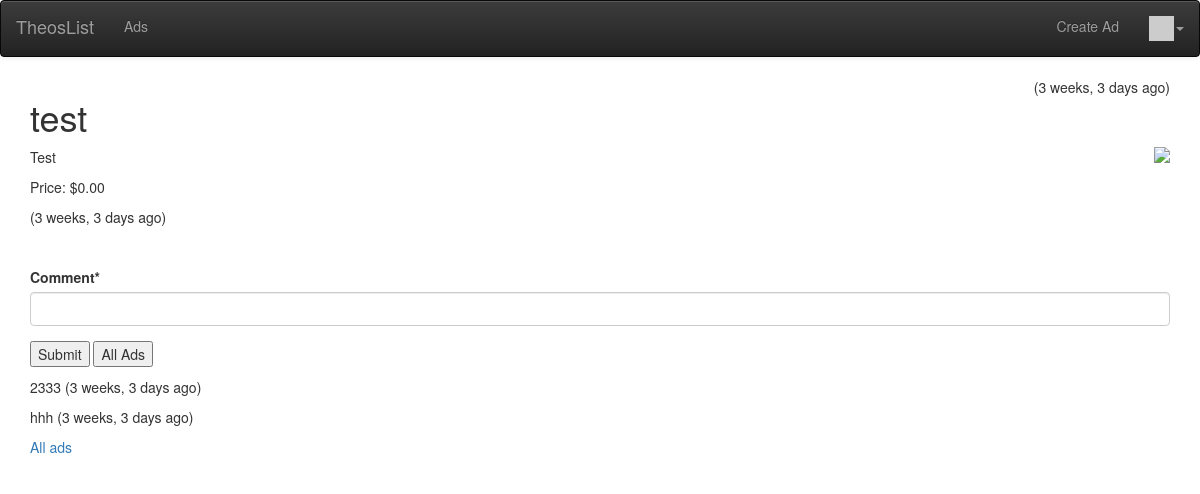
The app's page /ad/5 (signed in), older data.
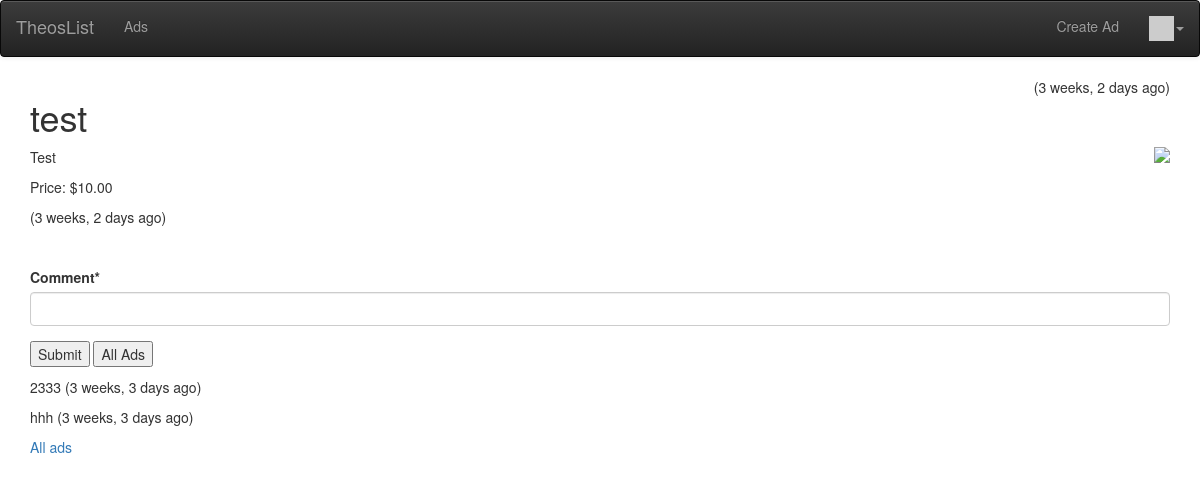
The same page, newer data.
### ads/models.py (models this page shows, shortened)
class Ad(models.Model) :
    title = models.CharField(
            max_length=200,
            validators=[MinLengthValidator(2, "Title must be greater than 2 characters")]
    )
    price = models.DecimalField(max_digits=7, decimal_places=2, null=True)
    text = models.TextField()
    owner = models.ForeignKey(settings.AUTH_USER_MODEL, on_delete=models.CASCADE)
    comments = models.ManyToManyField(settings.AUTH_USER_MODEL,
        through='Comment', related_name='comments_owned')
    picture = models.BinaryField(null=True, editable=True)
    content_type = models.CharField(max_length=256, null=True, help_text='The MIMEType of the file')
    created_at = models.DateTimeField(auto_now_add=True)
    updated_at = models.DateTimeField(auto_now=True)
    favorites = models.ManyToManyField(settings.AUTH_USER_MODEL,
        through='Fav', related_name='favorite_ads')

### ads/views.py (the view)
# urls.py: path('ad/<int:pk>', views.AdDetailView.as_view(), name='ad_detail'),
class AdDetailView(OwnerDetailView):
    model = Ad
    template_name = "ads/ad_detail.html"
    def get(self, request, pk) :
        ad = Ad.objects.get(id=pk)
        comments = Comment.objects.filter(ad=ad).order_by('-updated_at')
        comment_form = CommentForm()
        context = { 'ad' : ad, 'comments': comments, 'comment_form': comment_form }
        return render(request, self.template_name, context)

### ads/forms.py
class CommentForm(forms.Form):
    comment = forms.CharField(required=True, max_length=500, min_length=3, strip=True)

### home/context_processors.py (called while the page is built)
def settings(request):
    return {
        'settings': django_settings,
    }

### home/templatetags/app_tags.py (called while the page is built)
@register.filter(name='gravatar')
def gravatar(user, size=35):
    email = str(user.email.strip().lower()).encode('utf-8')
    email_hash = md5(email).hexdigest()
    url = "//www.gravatar.com/avatar/{0}?s={1}&d=identicon&r=PG"
    return url.format(email_hash, size)

### ads/templates/ads/ad_detail.html (shortened to what this page needs)
{% extends "base_menu.html" %}
{% load crispy_forms_tags %}
{% load humanize %}
{% block content %}
<span style="float: right;">
({{ ad.updated_at|naturaltime }})
</span>
<h1>{{ ad.title }}</h1>
{% if ad.content_type %}
<img style="float:right; max-width:50%;" src="{% url 'ads:ad_picture' ad.id %}">
{% endif %}
<p>
{{ ad.text }}
</p>
<p>
Price: ${{ ad.price }}
</p>
<p>
({{ ad.updated_at|naturaltime }})
</p>
{% if user.is_authenticated %}
<br clear="all"/>
<p>
<form method="post" action="{% url 'ads:ad_comment_create' ad.id %}">
    {{ comment_form|crispy }}
<input type="submit" value="Submit">
<input type="submit" value="All Ads" onclick="window.location.href='{% url 'ads:all' %}';return false;">
</form>
</p>
{% endif %}
{% for comment in comments %}
<p> {{ comment.text }}
({{ comment.updated_at|naturaltime }})
</p>
{% endfor %}
<p>
<a href="{% url 'ads:all' %}">All ads</a>
</p>
{% endblock %}

Row changes from the older to the newer data that the page shows:
changed Ad "test": updated_at "3 weeks, 3 days ago" → "3 weeks, 2 days ago"; price "0.00" → "10.00"
